Frame 1 (no input): blank canvas, image omitted
Frame 60 (the mouse pressed at the canvas centre just before this capture): blank canvas, image omitted
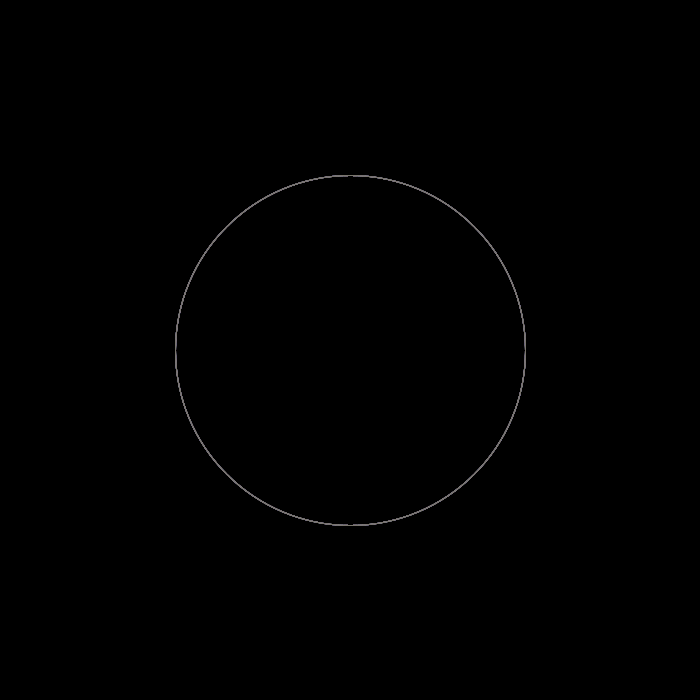
Frame 120 (the mouse held since frame 60 and released just before this capture)

The Processing sketch whose frames 1 and 60 were blank and that drew this single picture after the mouse press (run headless with seeded random() and noise(); from frame 60 on, the mouse is pressed at the canvas centre):

// Processing sketch: processing_55030
// ── processing_55030.pde

void setup() {
  //size of the project
  size(700,700);
  //the backgroud colour
  background(0);
}
 
void draw() {
 // makes the outline stroke smooth
  smooth();
  //Don't colour in the circle
  noFill();
  //hoe thick the outline stroke is
  strokeWeight(1);
  //makes the colour for the strokes random
  stroke(random(255),random(255),random(255), 50);
  //shape of the image 
  ellipse(mouseX,mouseY,mouseY,mouseX);
}
 
void mousePressed() {
  background(mouseX/2,mouseY/2,50,100);
}
 
void keyPressed() {
  background(0);
}
